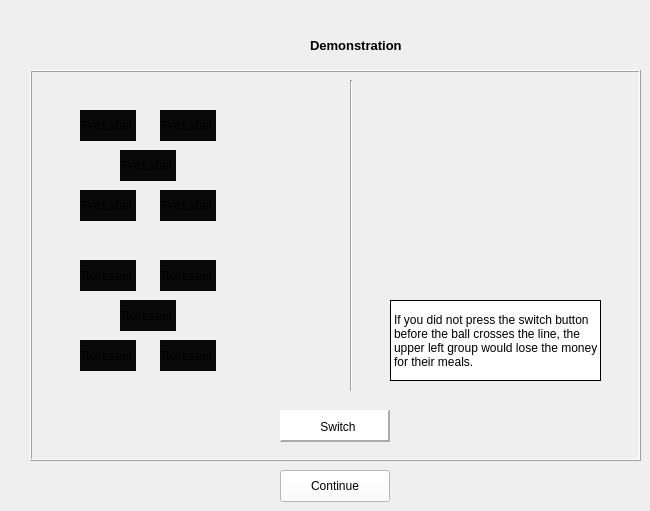
    <widget class="QWidget" name="pageSidetrackDemo1">
     <widget class="QFrame" name="frame">
      <property name="geometry">
       <rect>
        <x>30</x>
        <y>70</y>
        <width>611</width>
        <height>391</height>
       </rect>
      </property>
      <property name="styleSheet">
       <string notr="true">background-color: rgb(239, 239, 239);</string>
      </property>
      <property name="frameShape">
       <enum>QFrame::Box</enum>
      </property>
      <property name="frameShadow">
       <enum>QFrame::Raised</enum>
      </property>
      <widget class="QLabel" name="ballSidetrackDemo1">
       <property name="geometry">
        <rect>
         <x>540</x>
         <y>130</y>
         <width>41</width>
         <height>41</height>
        </rect>
       </property>
       <property name="text">
        <string/>
       </property>
       <property name="pixmap">
        <pixmap>ball.png</pixmap>
       </property>
       <property name="scaledContents">
        <bool>true</bool>
       </property>
      </widget>
      <widget class="Line" name="lineSidetrackDemo1">
       <property name="geometry">
        <rect>
         <x>320</x>
         <y>10</y>
         <width>2</width>
         <height>311</height>
        </rect>
       </property>
       <property name="lineWidth">
        <number>1</number>
       </property>
       <property name="midLineWidth">
        <number>0</number>
       </property>
       <property name="orientation">
        <enum>Qt::Vertical</enum>
       </property>
      </widget>
      <widget class="QLabel" name="switchDemo1">
       <property name="geometry">
        <rect>
         <x>260</x>
         <y>140</y>
         <width>91</width>
         <height>71</height>
        </rect>
       </property>
       <property name="text">
        <string/>
       </property>
       <property name="pixmap">
        <pixmap>switch1.png</pixmap>
       </property>
       <property name="scaledContents">
        <bool>true</bool>
       </property>
      </widget>
      <widget class="QFrame" name="groupDefaultDemo1">
       <property name="geometry">
        <rect>
         <x>40</x>
         <y>30</y>
         <width>161</width>
         <height>131</height>
        </rect>
       </property>
       <property name="frameShape">
        <enum>QFrame::NoFrame</enum>
       </property>
       <property name="frameShadow">
        <enum>QFrame::Plain</enum>
       </property>
       <property name="lineWidth">
        <number>0</number>
       </property>
       <widget class="QLabel" name="person5">
        <property name="geometry">
         <rect>
          <x>10</x>
          <y>90</y>
          <width>56</width>
          <height>31</height>
         </rect>
        </property>
        <property name="styleSheet">
         <string notr="true">background-color: rgb(9, 9, 9);</string>
        </property>
        <property name="text">
         <string>TextLabel</string>
        </property>
       </widget>
       <widget class="QLabel" name="person1">
        <property name="geometry">
         <rect>
          <x>10</x>
          <y>10</y>
          <width>56</width>
          <height>31</height>
         </rect>
        </property>
        <property name="styleSheet">
         <string notr="true">background-color: rgb(9, 9, 9);</string>
        </property>
        <property name="text">
         <string>TextLabel</string>
        </property>
       </widget>
       <widget class="QLabel" name="person2">
        <property name="geometry">
         <rect>
          <x>90</x>
          <y>90</y>
          <width>56</width>
          <height>31</height>
         </rect>
        </property>
        <property name="styleSheet">
         <string notr="true">background-color: rgb(9, 9, 9);</string>
        </property>
        <property name="text">
         <string>TextLabel</string>
        </property>
       </widget>
       <widget class="QLabel" name="person4">
        <property name="geometry">
         <rect>
          <x>90</x>
          <y>10</y>
          <width>56</width>
          <height>31</height>
         </rect>
        </property>
        <property name="styleSheet">
         <string notr="true">background-color: rgb(9, 9, 9);</string>
        </property>
        <property name="text">
         <string>TextLabel</string>
        </property>
       </widget>
       <widget class="QLabel" name="person3">
        <property name="geometry">
         <rect>
          <x>50</x>
          <y>50</y>
          <width>56</width>
          <height>31</height>
         </rect>
        </property>
        <property name="styleSheet">
         <string notr="true">background-color: rgb(9, 9, 9);</string>
        </property>
        <property name="text">
         <string>TextLabel</string>
        </property>
       </widget>
      </widget>
      <widget class="QFrame" name="groupSacrificeDemo1">
       <property name="geometry">
        <rect>
         <x>40</x>
         <y>180</y>
         <width>150</width>
         <height>131</height>
        </rect>
       </property>
       <property name="frameShape">
        <enum>QFrame::NoFrame</enum>
       </property>
       <property name="frameShadow">
        <enum>QFrame::Plain</enum>
       </property>
       <property name="lineWidth">
        <number>0</number>
       </property>
       <widget class="QLabel" name="person5_3">
        <property name="geometry">
         <rect>
          <x>10</x>
          <y>90</y>
          <width>56</width>
          <height>31</height>
         </rect>
        </property>
        <property name="styleSheet">
         <string notr="true">background-color: rgb(9, 9, 9);</string>
        </property>
        <property name="text">
         <string>TextLabel</string>
        </property>
       </widget>
       <widget class="QLabel" name="person1_3">
        <property name="geometry">
         <rect>
          <x>10</x>
          <y>10</y>
          <width>56</width>
          <height>31</height>
         </rect>
        </property>
        <property name="styleSheet">
         <string notr="true">background-color: rgb(9, 9, 9);</string>
        </property>
        <property name="text">
         <string>TextLabel</string>
        </property>
       </widget>
       <widget class="QLabel" name="person2_3">
        <property name="geometry">
         <rect>
          <x>90</x>
          <y>90</y>
          <width>56</width>
          <height>31</height>
         </rect>
        </property>
        <property name="styleSheet">
         <string notr="true">background-color: rgb(9, 9, 9);</string>
        </property>
        <property name="text">
         <string>TextLabel</string>
        </property>
       </widget>
       <widget class="QLabel" name="person4_3">
        <property name="geometry">
         <rect>
          <x>90</x>
          <y>10</y>
          <width>56</width>
          <height>31</height>
         </rect>
        </property>
        <property name="styleSheet">
         <string notr="true">background-color: rgb(9, 9, 9);</string>
        </property>
        <property name="text">
         <string>TextLabel</string>
        </property>
       </widget>
       <widget class="QLabel" name="person3_3">
        <property name="geometry">
         <rect>
          <x>50</x>
          <y>50</y>
          <width>56</width>
          <height>31</height>
         </rect>
        </property>
        <property name="styleSheet">
         <string notr="true">background-color: rgb(9, 9, 9);</string>
        </property>
        <property name="text">
         <string>TextLabel</string>
        </property>
       </widget>
      </widget>
      <widget class="QLabel" name="infoLabelSidetrackDemo1">
       <property name="geometry">
        <rect>
         <x>360</x>
         <y>230</y>
         <width>211</width>
         <height>81</height>
        </rect>
       </property>
       <property name="font">
        <font>
         <family>Arial</family>
        </font>
       </property>
       <property name="autoFillBackground">
        <bool>false</bool>
       </property>
       <property name="styleSheet">
        <string notr="true">background-color: rgb(255, 255, 255);</string>
       </property>
       <property name="frameShape">
        <enum>QFrame::Box</enum>
       </property>
       <property name="text">
        <string>If you did not press the switch button before the ball crosses the line, the upper left group would lose the money for their meals.</string>
       </property>
       <property name="alignment">
        <set>Qt::AlignLeading|Qt::AlignLeft|Qt::AlignVCenter</set>
       </property>
       <property name="wordWrap">
        <bool>true</bool>
       </property>
      </widget>
      <widget class="QFrame" name="frame_9">
       <property name="geometry">
        <rect>
         <x>250</x>
         <y>340</y>
         <width>110</width>
         <height>32</height>
        </rect>
       </property>
       <property name="font">
        <font>
         <family>Arial</family>
        </font>
       </property>
       <property name="styleSheet">
        <string notr="true">
background-color: rgb(255, 255, 255);</string>
       </property>
       <property name="frameShape">
        <enum>QFrame::Panel</enum>
       </property>
       <property name="frameShadow">
        <enum>QFrame::Raised</enum>
       </property>
       <property name="lineWidth">
        <number>2</number>
       </property>
       <widget class="QLabel" name="label">
        <property name="geometry">
         <rect>
          <x>30</x>
          <y>10</y>
          <width>56</width>
          <height>13</height>
         </rect>
        </property>
        <property name="text">
         <string>Switch</string>
        </property>
        <property name="alignment">
         <set>Qt::AlignCenter</set>
        </property>
       </widget>
      </widget>
      <zorder>infoLabelSidetrackDemo1</zorder>
      <zorder>frame_9</zorder>
      <zorder>groupDefaultDemo1</zorder>
      <zorder>groupSacrificeDemo1</zorder>
      <zorder>switchDemo1</zorder>
      <zorder>lineSidetrackDemo1</zorder>
      <zorder>ballSidetrackDemo1</zorder>
     </widget>
     <widget class="QPushButton" name="continueSidetrackDemo1Button">
      <property name="geometry">
       <rect>
        <x>280</x>
        <y>470</y>
        <width>110</width>
        <height>32</height>
       </rect>
      </property>
      <property name="font">
       <font>
        <family>Arial</family>
       </font>
      </property>
      <property name="autoFillBackground">
       <bool>false</bool>
      </property>
      <property name="styleSheet">
       <string notr="true">background-color: rgb(255, 255, 255);</string>
      </property>
      <property name="text">
       <string>Continue</string>
      </property>
     </widget>
     <widget class="QLabel" name="label_10">
      <property name="geometry">
       <rect>
        <x>310</x>
        <y>30</y>
        <width>91</width>
        <height>31</height>
       </rect>
      </property>
      <property name="font">
       <font>
        <family>Arial</family>
        <pointsize>10</pointsize>
        <weight>75</weight>
        <bold>true</bold>
       </font>
      </property>
      <property name="text">
       <string>Demonstration 1</string>
      </property>
     </widget>
     <widget class="QLabel" name="label_23">
      <property name="geometry">
       <rect>
        <x>0</x>
        <y>-20</y>
        <width>131</width>
        <height>91</height>
       </rect>
      </property>
      <property name="text">
       <string/>
      </property>
      <property name="pixmap">
       <pixmap>ucl-logo.jpg</pixmap>
      </property>
      <property name="scaledContents">
       <bool>true</bool>
      </property>
     </widget>
    </widget>
